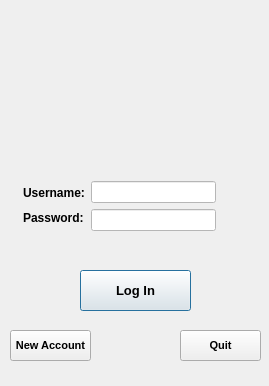
<?xml version="1.0" encoding="UTF-8"?>
<ui version="4.0">
 <class>Dialog</class>
 <widget class="QDialog" name="Dialog">
  <property name="geometry">
   <rect>
    <x>0</x>
    <y>0</y>
    <width>269</width>
    <height>386</height>
   </rect>
  </property>
  <property name="sizePolicy">
   <sizepolicy hsizetype="MinimumExpanding" vsizetype="MinimumExpanding">
    <horstretch>0</horstretch>
    <verstretch>0</verstretch>
   </sizepolicy>
  </property>
  <property name="minimumSize">
   <size>
    <width>269</width>
    <height>386</height>
   </size>
  </property>
  <property name="maximumSize">
   <size>
    <width>269</width>
    <height>386</height>
   </size>
  </property>
  <property name="windowTitle">
   <string>Dialog</string>
  </property>
  <property name="windowIcon">
   <iconset resource="Resources/Icons/Icon.qrc">
    <normaloff>:/new/prefix1/lock-icon.png</normaloff>:/new/prefix1/lock-icon.png</iconset>
  </property>
  <property name="styleSheet">
   <string notr="true"/>
  </property>
  <widget class="QPushButton" name="LogInButton">
   <property name="geometry">
    <rect>
     <x>80</x>
     <y>270</y>
     <width>111</width>
     <height>41</height>
    </rect>
   </property>
   <property name="font">
    <font>
     <pointsize>10</pointsize>
     <weight>75</weight>
     <bold>true</bold>
    </font>
   </property>
   <property name="styleSheet">
    <string notr="true"/>
   </property>
   <property name="text">
    <string>Log In</string>
   </property>
   <property name="autoDefault">
    <bool>false</bool>
   </property>
   <property name="default">
    <bool>true</bool>
   </property>
  </widget>
  <widget class="QPushButton" name="NewAccountButton">
   <property name="enabled">
    <bool>true</bool>
   </property>
   <property name="geometry">
    <rect>
     <x>10</x>
     <y>330</y>
     <width>81</width>
     <height>31</height>
    </rect>
   </property>
   <property name="font">
    <font>
     <pointsize>8</pointsize>
     <weight>75</weight>
     <bold>true</bold>
    </font>
   </property>
   <property name="text">
    <string>New Account</string>
   </property>
  </widget>
  <widget class="QPushButton" name="QuitButton">
   <property name="geometry">
    <rect>
     <x>180</x>
     <y>330</y>
     <width>81</width>
     <height>31</height>
    </rect>
   </property>
   <property name="font">
    <font>
     <pointsize>8</pointsize>
     <weight>75</weight>
     <bold>true</bold>
    </font>
   </property>
   <property name="text">
    <string>Quit</string>
   </property>
  </widget>
  <widget class="QWidget" name="layoutWidget">
   <property name="geometry">
    <rect>
     <x>12</x>
     <y>170</y>
     <width>241</width>
     <height>61</height>
    </rect>
   </property>
   <layout class="QHBoxLayout" name="horizontalLayout">
    <property name="sizeConstraint">
     <enum>QLayout::SetFixedSize</enum>
    </property>
    <item>
     <layout class="QVBoxLayout" name="verticalLayout_2">
      <item>
       <widget class="QLabel" name="label">
        <property name="sizePolicy">
         <sizepolicy hsizetype="Fixed" vsizetype="Fixed">
          <horstretch>0</horstretch>
          <verstretch>0</verstretch>
         </sizepolicy>
        </property>
        <property name="font">
         <font>
          <weight>75</weight>
          <bold>true</bold>
         </font>
        </property>
        <property name="text">
         <string>Username:</string>
        </property>
        <property name="buddy">
         <cstring>UsernameField</cstring>
        </property>
       </widget>
      </item>
      <item>
       <widget class="QLabel" name="label_2">
        <property name="sizePolicy">
         <sizepolicy hsizetype="Fixed" vsizetype="Fixed">
          <horstretch>0</horstretch>
          <verstretch>0</verstretch>
         </sizepolicy>
        </property>
        <property name="font">
         <font>
          <weight>75</weight>
          <bold>true</bold>
         </font>
        </property>
        <property name="text">
         <string>Password:</string>
        </property>
        <property name="buddy">
         <cstring>PasswordField</cstring>
        </property>
       </widget>
      </item>
     </layout>
    </item>
    <item>
     <layout class="QVBoxLayout" name="verticalLayout">
      <item>
       <widget class="QLineEdit" name="UsernameField">
        <property name="font">
         <font>
          <weight>75</weight>
          <bold>true</bold>
         </font>
        </property>
        <property name="autoFillBackground">
         <bool>false</bool>
        </property>
        <property name="styleSheet">
         <string notr="true">background-color: rgb(255, 255, 255);</string>
        </property>
       </widget>
      </item>
      <item>
       <widget class="QLineEdit" name="PasswordField">
        <property name="sizePolicy">
         <sizepolicy hsizetype="Expanding" vsizetype="Fixed">
          <horstretch>0</horstretch>
          <verstretch>0</verstretch>
         </sizepolicy>
        </property>
        <property name="font">
         <font>
          <weight>75</weight>
          <bold>true</bold>
         </font>
        </property>
        <property name="styleSheet">
         <string notr="true">background-color: rgb(255, 255, 255);</string>
        </property>
        <property name="echoMode">
         <enum>QLineEdit::Password</enum>
        </property>
       </widget>
      </item>
     </layout>
    </item>
   </layout>
  </widget>
  <widget class="QLabel" name="label_3">
   <property name="geometry">
    <rect>
     <x>70</x>
     <y>20</y>
     <width>141</width>
     <height>141</height>
    </rect>
   </property>
   <property name="text">
    <string/>
   </property>
   <property name="pixmap">
    <pixmap resource="Resources/Bg-Images/UI-images.qrc">:/new/prefix1/key.png</pixmap>
   </property>
  </widget>
 </widget>
 <layoutdefault spacing="6" margin="11"/>
 <resources>
  <include location="Resources/Bg-Images/UI-images.qrc"/>
  <include location="Resources/Icons/Icon.qrc"/>
 </resources>
 <connections>
  <connection>
   <sender>UsernameField</sender>
   <signal>returnPressed()</signal>
   <receiver>PasswordField</receiver>
   <slot>setFocus()</slot>
   <hints>
    <hint type="sourcelabel">
     <x>110</x>
     <y>183</y>
    </hint>
    <hint type="destinationlabel">
     <x>125</x>
     <y>205</y>
    </hint>
   </hints>
  </connection>
  <connection>
   <sender>PasswordField</sender>
   <signal>returnPressed()</signal>
   <receiver>LogInButton</receiver>
   <slot>setFocus()</slot>
   <hints>
    <hint type="sourcelabel">
     <x>152</x>
     <y>219</y>
    </hint>
    <hint type="destinationlabel">
     <x>175</x>
     <y>253</y>
    </hint>
   </hints>
  </connection>
 </connections>
</ui>
